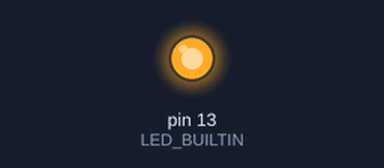
A sketch run on a simulated Arduino Uno, built with avr-gcc and run on an emulated ATmega328P. Shown: output pins drawn as LEDs (lit = HIGH).

Above: at 0.1 s.
Timing chart, 0 to 1.6 s (numbered marks = the images above):
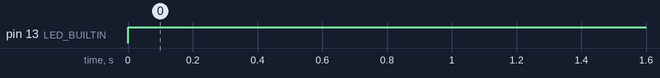

The sketch:

DUMBO.ino
```cpp
float waitTime;
float runtime;
void setup() {
  pinMode(LED_BUILTIN, OUTPUT);

}
void blinkA() {
  digitalWrite(LED_BUILTIN, HIGH);
  delay(1000);
  delay(1000);
}

void longPause() {
  delay(4000);
}
void loop() {
blinkA();
blinkA();
longPause();
}
```

Measured:
- by itself, pin 13 (LED_BUILTIN): LOW → HIGH at 0.00 s
